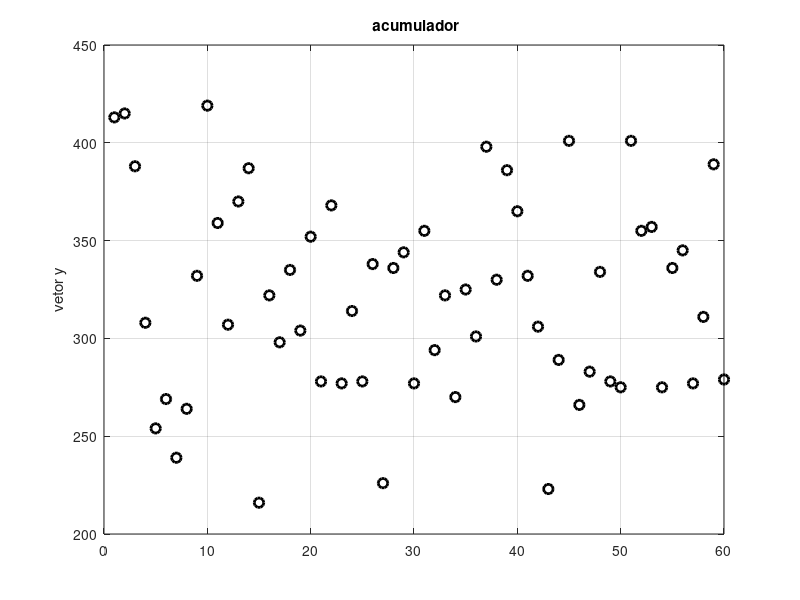

Recreate this plot in MATLAB.

%questao 2    
%joao vitor 204,pedro arthur 205,vitor hugo 204, nicolas 204, gabriel
%bernado 204
    clear;clc;close all;
    % ler o arquivo dados
    load("acumulador.txt");
    
    %2)plot sem unir os pontos
    
    plot(acumulador(:),'o','markersize',7,'LineWidth',2,"Color",'k')
    grid on
    hold on
    title(" acumulador")
    xlabel("")
    ylabel("vetor y")
    

